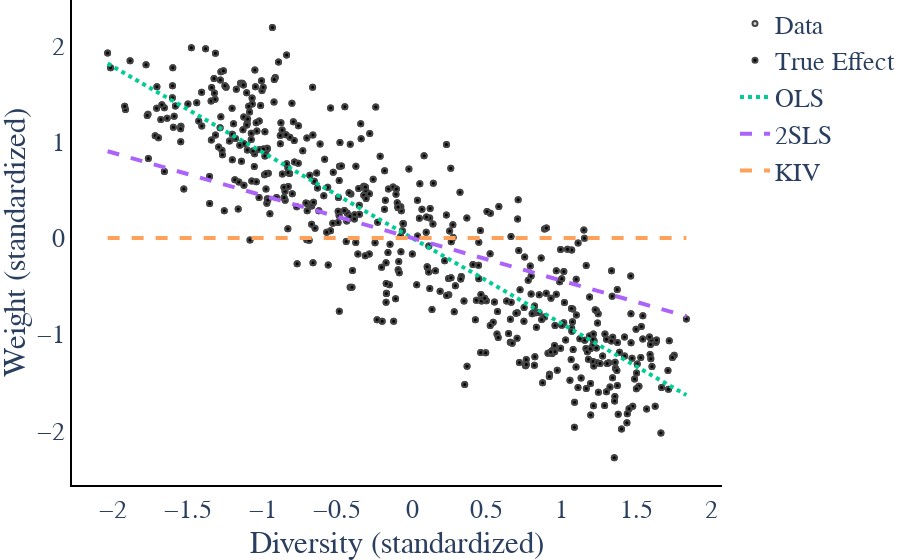

Notebook cell for this chart:
### Code cell
# Shannon Estimation
x, y, ytrue, xstar, xstar_bound, ystar_ols, ystar_2sls, ystar_kiv, results = run_diversity_estimation_methods(
    Z_sim, div_shannon, Y_sim, Ytrue=Y_star, methods=["OLS", "2SLS", "KIV"])

fig = plot_diversity_methods(x, y, xstar, xstar_bound, ystar_ols, ystar_2sls, ystar_kiv, results, ytrue)
fig.write_image(os.path.join(savepath,
                             "ShannonDiversity_" +str(p)+"InstrumentStrength_"+str(instrument_strength)+".pdf" ))

fig.show()

### Figure 1 — Plotly figure (JSON) as saved in the notebook; plotly's stock layout.template omitted (floating-point values rounded to 4 significant figures; data arrays with more than 128 entries replaced by an {"elided": "..."} marker saying what was removed)
{"data": [{"line": {"width": 4}, "marker": {"color": "lightgrey", "line": {"width": 2}, "size": 5}, "mode": "markers", "name": "Data", "type": "scatter", "x": {"elided": "500 float values"}, "y": {"elided": "500 float values"}}, {"line": {"width": 4}, "marker": {"color": "black", "line": {"width": 2}, "size": 5}, "mode": "markers", "name": "True Effect", "type": "scatter", "x": {"elided": "500 float values"}, "y": {"elided": "500 float values"}}, {"line": {"dash": "dot", "width": 4}, "marker": {"line": {"width": 2}, "size": 5}, "mode": "lines", "name": "OLS", "type": "scatter", "x": [-2.037, -1.904, -1.77, -1.637, -1.503, -1.37, -1.236, -1.103, -0.9693, -0.8358, -0.7023, -0.5688, -0.4353, -0.3018, -0.1683, -0.03481, 0.09869, 0.2322, 0.3657, 0.4992, 0.6327, 0.7662, 0.8997, 1.033, 1.167, 1.3, 1.434, 1.567, 1.701, 1.834], "y": [1.813, 1.694, 1.576, 1.457, 1.338, 1.219, 1.1, 0.9815, 0.8627, 0.7439, 0.625, 0.5062, 0.3874, 0.2686, 0.1498, 0.03098, -0.08784, -0.2067, -0.3255, -0.4443, -0.5631, -0.6819, -0.8007, -0.9195, -1.038, -1.157, -1.276, -1.395, -1.514, -1.632]}, {"line": {"dash": "dash", "width": 4}, "marker": {"line": {"width": 2}, "size": 5}, "mode": "lines", "name": "2SLS", "type": "scatter", "x": [-2.037, -1.904, -1.77, -1.637, -1.503, -1.37, -1.236, -1.103, -0.9693, -0.8358, -0.7023, -0.5688, -0.4353, -0.3018, -0.1683, -0.03481, 0.09869, 0.2322, 0.3657, 0.4992, 0.6327, 0.7662, 0.8997, 1.033, 1.167, 1.3, 1.434, 1.567, 1.701, 1.834], "y": [0.9022, 0.8431, 0.784, 0.7249, 0.6657, 0.6066, 0.5475, 0.4884, 0.4293, 0.3701, 0.311, 0.2519, 0.1928, 0.1337, 0.07453, 0.01541, -0.04371, -0.1028, -0.1619, -0.2211, -0.2802, -0.3393, -0.3984, -0.4575, -0.5167, -0.5758, -0.6349, -0.694, -0.7531, -0.8123]}, {"line": {"dash": "dash", "width": 4}, "marker": {"line": {"width": 2}, "size": 5}, "mode": "lines", "name": "KIV", "type": "scatter", "x": [-2.037, -1.904, -1.77, -1.637, -1.503, -1.37, -1.236, -1.103, -0.9693, -0.8358, -0.7023, -0.5688, -0.4353, -0.3018, -0.1683, -0.03481, 0.09869, 0.2322, 0.3657, 0.4992, 0.6327, 0.7662, 0.8997, 1.033, 1.167, 1.3, 1.434, 1.567, 1.701, 1.834], "y": [-5.217e-05, -5.383e-05, -5.544e-05, -5.689e-05, -5.811e-05, -5.909e-05, -5.984e-05, -6.041e-05, -6.087e-05, -6.126e-05, -6.161e-05, -6.191e-05, -6.209e-05, -6.209e-05, -6.187e-05, -6.146e-05, -6.092e-05, -6.036e-05, -5.985e-05, -5.943e-05, -5.907e-05, -5.869e-05, -5.82e-05, -5.754e-05, -5.665e-05, -5.553e-05, -5.424e-05, -5.282e-05, -5.138e-05, -4.998e-05]}], "layout": {"font": {"family": "serif", "size": 26}, "margin": {"b": 0, "l": 0, "r": 0, "t": 0}, "plot_bgcolor": "rgba(0,0,0,0)", "xaxis": {"linecolor": "black", "linewidth": 2, "showline": true, "title": {"text": "Diversity (standardized)"}}, "yaxis": {"linecolor": "black", "linewidth": 2, "showline": true, "title": {"text": "Weight (standardized)"}}}}
